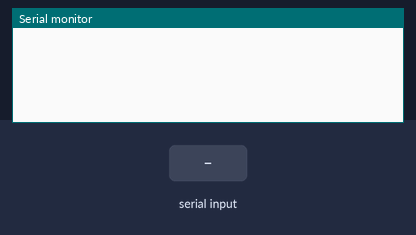
This program was run on a simulated Teensy 4. Shown: the last lines printed to the serial monitor. The inputs (shaded band) are chosen by the test bench.

Above: at 1.2 s.
1.3 s: "PING 42\n" received over Serial
At 1.8 s:
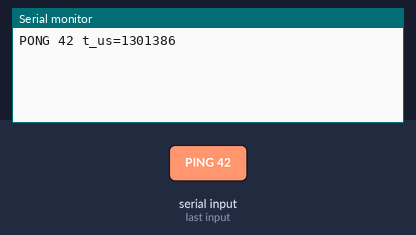
2.8 s: "PING2\n" received over Serial
At 4.0 s:
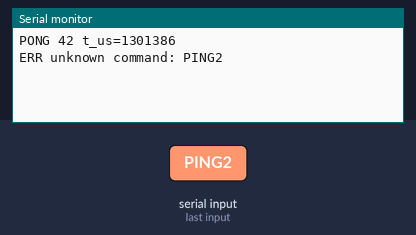
4.3 s: "PING\n" received over Serial
At 5.3 s:
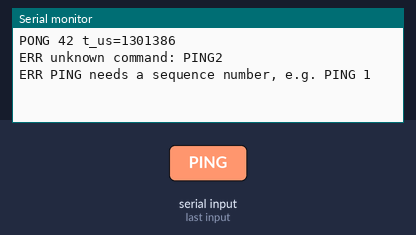

Measured:
- after the input at 1.3 s, the serial monitor: prints a new line at once (image 1)
- after the input at 2.8 s, the serial monitor: prints a new line at once (image 2)
- after the input at 4.3 s, the serial monitor: prints a new line at once (image 3)

The program:

main.cpp
```cpp
// ===========================================================================
//  main.cpp - the program's entry point: setup() runs once, loop() forever
//
//  An Arduino program has no main() of its own: the framework supplies one,
//  and what it does amounts to this:
//
//      setup();                  // once, at power-up or after a reset
//      for (;;) { loop(); }      // then forever, as fast as possible
//
//  So setup() is "start-up" and loop() is "the body of an endless loop".
//
//  This file stays a thin wiring file. Every real job lives in its own
//  module (PROJECT.md section 0.5, "one file, one job"). Today the only
//  module is HostLink (Step 2.3). The event queue, the two robot arms and
//  the trial runner get wired in here as the roadmap builds them.
//
//  loop() must never wait for anything: no delay(), ever (CLAUDE.md rule 2).
//  Each pass takes only microseconds, which is what will let a scheduled tap
//  be noticed within microseconds of becoming due.
// ===========================================================================

#include <Arduino.h>   // the framework: declares setup() and loop(), and Serial
#include "HostLink.h"  // our module that talks to the host PC over USB

// ---- The modules this program is made of ----------------------------------

// The one HostLink for the whole program. It is created before setup() runs,
// and its line buffer is part of the object, so nothing is allocated while
// the program runs (CLAUDE.md rule 3). Only this file touches it.
HostLink host;

// ---------------------------------------------------------------------------
// setup(): runs once, at power-up or after a reset.
// ---------------------------------------------------------------------------
void setup() {
  host.begin();   // open the USB serial link to the host PC
}

// ---------------------------------------------------------------------------
// loop(): runs forever, one quick pass after another.
// ---------------------------------------------------------------------------
void loop() {
  host.poll();    // act on any characters that arrived; returns at once if none
}
```

Clock.h
```cpp
// ===========================================================================
//  Clock.h - Step 2.1: rollover-safe microsecond clock
//
//  Purpose: give the rest of the firmware ONE safe way to answer the
//  question "has this scheduled time arrived yet?". Every scheduled tap,
//  every timeout, every "check again later" decision in this project
//  eventually calls clk::is_due() from this file.
//
//  Why this needs care at all: the Teensy's microsecond counter is only
//  32 bits wide, so it counts up to 4,294,967,295 and then wraps back to
//  zero - about every 71.58 minutes. A real recording session runs longer
//  than that. So we cannot compare timestamps the naive way (`now >= t`):
//  it silently gives the WRONG answer for a window around every wrap.
// ===========================================================================

#pragma once
// ^ "Only paste this file's contents in once per compiled file."
//   Without it, if two different .cpp files both #include "Clock.h",
//   the compiler would see everything twice and complain about
//   duplicate definitions.

#include <cstdint>
// ^ Gives us uint32_t and int32_t: integer types where we know EXACTLY
//   how many bits they have. Ordinary "int" doesn't guarantee a size,
//   and every argument in this file depends on it being exactly 32.

// ---------------------------------------------------------------------------
// We build this project two different ways:
//
//   1. For the real Teensy    -> micros() exists, provided by Arduino
//   2. For desktop unit tests -> there is no Teensy and no micros()
//
// platformio.ini's [env:native] section defines the flag UNIT_TEST, so the
// lines below let us include Arduino.h ONLY in the real build. (An #include
// must always sit outside a namespace, which is why this is up here.)
// ---------------------------------------------------------------------------
#ifndef UNIT_TEST
#include <Arduino.h> // real build only: this is where micros() comes from
#endif

namespace clk
{
  // A namespace is a named box for related things, so our "now_us" can never
  // clash with some other "now_us" defined by a library. Used from elsewhere
  // as clk::now_us().

#ifdef UNIT_TEST
  // ---------------------------------------------------------------------------
  // TEST BUILD ONLY: our stand-in for the hardware clock.
  //
  // In tests there is no real counter ticking, so instead we let the test set
  // this value directly to "whatever time we want it to be". That is what
  // makes it possible to test the rollover case at all: we can simply SAY
  // "pretend it is now 4,294,967,290" without waiting 71 real minutes.
  //
  // This lives INSIDE namespace clk so that tests refer to it the same way
  // they refer to everything else here: clk::g_fake_micros.
  // ---------------------------------------------------------------------------
  inline uint32_t g_fake_micros = 0;
#endif

  // ---------------------------------------------------------------------------
  // Returns the current time in microseconds since power-on.
  // Wraps back to 0 roughly every 71.58 minutes (that is 2^32 microseconds),
  // because the value is held in a 32-bit unsigned integer.
  // ---------------------------------------------------------------------------
  inline uint32_t now_us()
  {
#ifdef UNIT_TEST
    return g_fake_micros; // test build: whatever the test set it to
#else
    return micros(); // real build: read the Teensy's hardware counter
#endif
  }

  // ---------------------------------------------------------------------------
  // Answers: "has the scheduled time `t` arrived yet, given that it is now
  // `now`?"  Correct even when the 32-bit counter has wrapped in between.
  //
  // THE ANALOGY (a 12-hour clock face):
  //
  //   It is 11 o'clock. Something is scheduled for 1 o'clock.
  //   Has it happened yet?
  //
  //   Comparing the raw NUMBERS says no: 1 is smaller than 11.
  //   But we know 1 o'clock comes AFTER 11 o'clock - the clock wrapped past 12.
  //
  //   The way humans actually solve this is not by comparing 1 and 11.
  //   It is by asking "how far apart are they?"  From 11 to 1 is 2 hours.
  //   A small gap means it just happened. That is exactly what we do below.
  //
  // THE ARITHMETIC:
  //
  //   Step 1 - subtract, to get the gap.
  //   Unsigned subtraction in C++ wraps around too, and that saves us:
  //
  //     t   = 4294967290    (10 microseconds before the counter's maximum)
  //     now =         10    (counter wrapped; 16 us have really passed)
  //
  //     now - t = 10 - 4294967290
  //             = -4294967280                   (plain maths)
  //             = -4294967280 + 4294967296      (unsigned wraps: add 2^32)
  //             =          16                   <- the TRUE elapsed time
  //
  //   Step 2 - decide from the gap.
  //   A small gap (16) means "it just happened".
  //   But if `t` were genuinely still in the FUTURE, the same subtraction
  //   would produce a gigantic number close to 4 billion instead.
  //
  //   So we need to tell "small" apart from "gigantic". The trick: read the
  //   same 32 bits as a SIGNED number. Signed numbers use the top half of
  //   the range to mean "negative". So:
  //
  //       small number (top bit 0)      -> stays positive -> IT IS DUE
  //       gigantic number (top bit 1)   -> reads negative -> NOT DUE YET
  //
  //   One comparison handles the normal case, the future case, AND the
  //   rollover case, with no special handling for any of them.
  //
  // LIMIT: valid while the true gap is under 2^31 microseconds (~35.8
  // minutes). Every wait in this project is far under a minute, so we are
  // comfortably inside that.
  // ---------------------------------------------------------------------------
  inline bool is_due(uint32_t t, uint32_t now)
  {
    return (int32_t)(now - t) >= 0;
    // The (int32_t) cast does NOT change any bits. It only changes how the
    // same 32 bits are READ - unsigned (0 to 4 billion) versus signed
    // (-2 billion to +2 billion).
  }

  // ---------------------------------------------------------------------------
  // True if time `a` comes strictly BEFORE time `b`.
  //
  // Same reasoning as is_due() above: subtract first (unsigned subtraction
  // wraps correctly across a rollover), then read the result as SIGNED so that
  // "b is later than a" comes out negative.
  //
  //   a = 4294967290   (just before the counter wraps)
  //   b =         10   (just after it wrapped - so b is genuinely LATER)
  //
  //   a - b = 4294967290 - 10 = 4294967280
  //         read as signed  ->  -16   -> negative -> a is before b  ✓
  //
  // A plain `a < b` would answer FALSE here, ordering the two events wrongly.
  // This is why the event queue compares times with before() and never `<`.
  //
  // LIMIT: valid while a and b are within 2^31 microseconds (~35.8 minutes)
  // of each other. Everything queued during a trial spans about 15 seconds.
  // ---------------------------------------------------------------------------
  inline bool before(uint32_t a, uint32_t b)
  {
    return (int32_t)(a - b) < 0;
  }

} // namespace clk
```

HostLink.h
```cpp
// ===========================================================================
//  HostLink.h - the "front panel" of the module that talks to the host PC
//
//  This header ANNOUNCES what the HostLink module offers, without showing
//  how it works inside. Other files (like main.cpp) read this to learn how
//  to use the module; the actual code lives in HostLink.cpp.
//
//  What HostLink does: it watches the USB serial link, assembles incoming
//  characters into whole lines, recognises commands (currently just PING),
//  and sends the matching replies. It never blocks.
//
//  Layer 3 of Step 2.3 hardens the parser against three garbage cases:
//    - Over-long lines: detected with a flag, reported rather than silently
//      truncated and parsed as a mystery fragment.
//    - Empty lines: silently discarded; not an error.
//    - Bare "PING" (the verb without a sequence number): a specific,
//      helpful error rather than the confusing generic "unknown command".
// ===========================================================================

#pragma once

#include <cstddef>   // size_t

// ---------------------------------------------------------------------------
// The HostLink class.
//
// A "class" bundles some data (here: the line buffer and its length) together
// with the functions that work on that data (begin, poll). Bundling them means
// nobody outside can fiddle with the buffer directly - they can only ask the
// module to do its defined jobs. Small door, few ways to break it.
// ---------------------------------------------------------------------------
class HostLink {
 public:
  // Called once at start-up. Opens the serial link.
  void begin();

  // Called on EVERY pass of loop(). Reads any waiting characters, and when a
  // full line has arrived, acts on it. Returns immediately if nothing is
  // waiting - never blocks.
  void poll();

 private:
  // Everything below is internal machinery. Nothing outside the class can see
  // or touch it. The trailing underscore marks these as the class's own data.

  // Handle one complete line of text that has just finished arriving.
  // Pre-condition (guaranteed by poll()): line is non-empty and null-terminated.
  void handle_line(const char* line);

  // The buffer where incoming characters are collected until a newline.
  // 128 bytes total: indices 0-126 hold content; one slot is always kept free
  // for the '\0' terminator, which poll() writes at buffer_[length_].
  static constexpr size_t BUFFER_SIZE = 128;   // 127 usable chars + terminator
  char   buffer_[BUFFER_SIZE];   // the pigeonholes for characters
  size_t length_ = 0;            // how many characters collected so far

  // True once a character has been discarded because the buffer was full.
  // Cleared to false when '\n' arrives and the line is dealt with. While set,
  // every ordinary character is discarded (buffer stays at its limit) and the
  // eventual '\n' emits ERR rather than calling handle_line() on a fragment.
  bool overflow_ = false;
};
```

protocol.h
```cpp
// ===========================================================================
//  protocol.h - the CONTRACT between the Teensy and the host PC
//
//  This file is the single agreed description of what messages cross the USB
//  cable and what they mean. Both sides must obey it: the C++ firmware here,
//  and the Python host, which mirrors this file in host/rhi/protocol.py.
//  Change one, change the other in the same commit.
//
//  It deliberately contains NO logic - only definitions and documentation.
//  A contract describes; it does not act.
//
//  MESSAGE FORMAT
//  --------------
//  Every message is one line of plain text, ended by a newline '\n'.
//  Plain text (rather than raw bytes) is chosen so a human can read and type
//  the messages directly in a serial monitor while debugging.
//
//  COMMANDS  (host -> Teensy)
//  --------------------------
//    PING <seq>
//        "Are you there?"  <seq> is any number the host chooses; the Teensy
//        will echo it back, so the host can match a reply to its request.
//
//  EVENTS / REPLIES  (Teensy -> host)
//  ----------------------------------
//    PONG <seq> t_us=<n>
//        Reply to PING. <seq> is the same number the host sent. <n> is the
//        Teensy's current clock reading in microseconds: a uint32 from
//        micros(), so 0 .. 4294967295, wrapping to 0 every ~71.6 minutes.
//
//    ERR <msg>
//        Something went wrong (e.g. an unrecognised command). <msg> is a
//        short human-readable description. The Teensy always stays running.
//
//  As the project grows, every new command and reply gets added HERE first,
//  and only then implemented. The contract leads; the code follows.
// ===========================================================================

#pragma once
// ^ include this file's contents only once per compiled file.

// We do not need any definitions here yet - the commands above are simple
// enough to recognise by their text. As the protocol grows we may add
// constants or enums to this file so both sides refer to the same names.
```

Source omitted: HostLink.cpp (9231 bytes)
